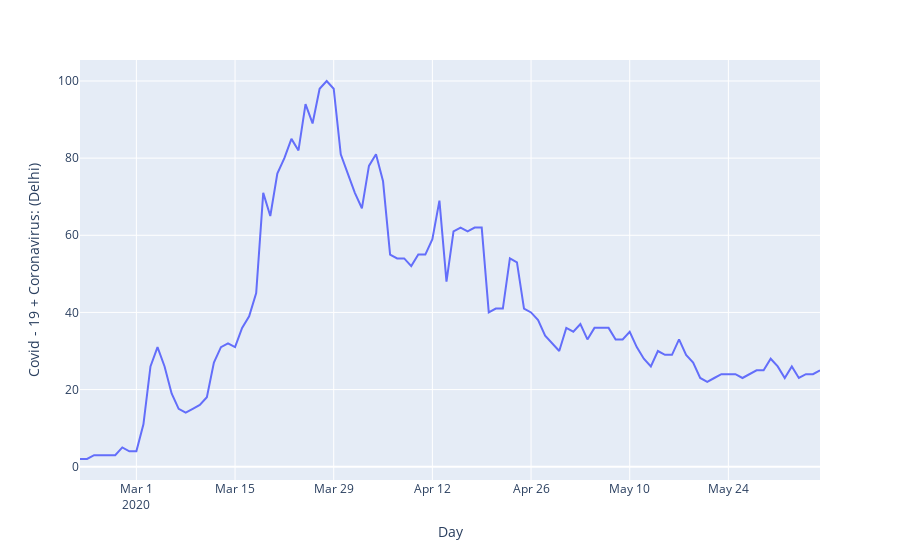

Notebook source saved alongside this figure:
### Code cell
fg = px.line(df1, x = 'Day', y = 'Covid - 19 + Coronavirus: (Delhi)')
fg.show()
